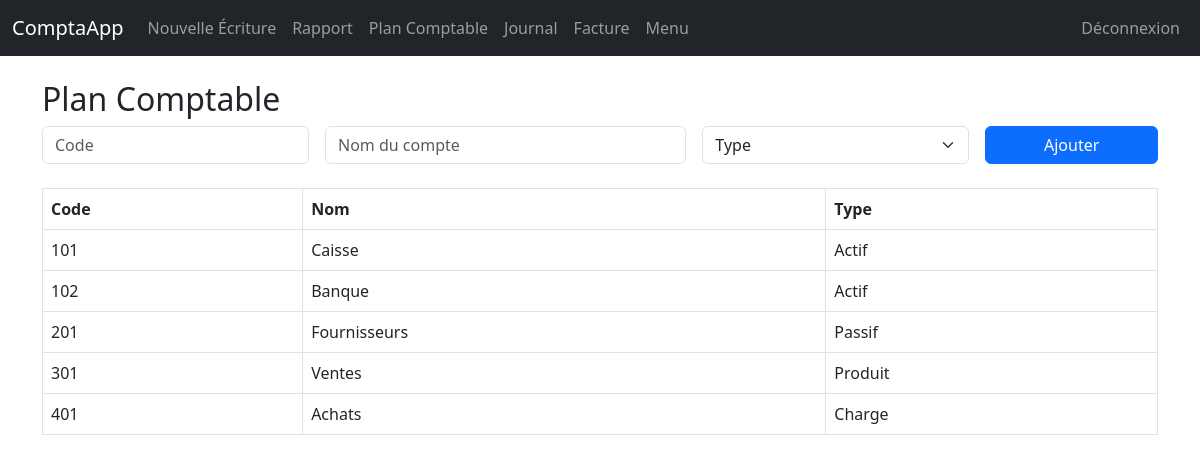
The page /manage_accounts.php (signed in) on the database its author committed.
### tables this page shows
CREATE TABLE IF NOT EXISTS accounts (
    id INT AUTO_INCREMENT PRIMARY KEY,
    code VARCHAR(20) NOT NULL UNIQUE,
    name VARCHAR(100) NOT NULL,
    type ENUM('Actif', 'Passif', 'Charge', 'Produit') NOT NULL
);

### manage_accounts.php (the view, shortened to what this page needs)
<?php
include 'db.php';
$result = $conn->query("SELECT * FROM accounts ORDER BY code ASC");
?>
<!DOCTYPE html>
<html lang="fr">
<head>
    <link rel="stylesheet" href="https://cdn.jsdelivr.net/npm/bootstrap@5.3.0/dist/css/bootstrap.min.css">
</head>
<body>
    <?php include 'navbar.php'; ?>
    <div class="container mt-4">
        <h2>Plan Comptable</h2>
        <form method="post" action="manage_accounts.php" class="mb-4">
            <div class="row g-3">
                <div class="col-md-3">
                    <input type="text" name="code" class="form-control" placeholder="Code" required>
                </div>
                <div class="col-md-4">
                    <input type="text" name="name" class="form-control" placeholder="Nom du compte" required>
                </div>
                <div class="col-md-3">
                    <select name="type" class="form-select" required>
                        <option value="">Type</option>
                    </select>
                </div>
                <div class="col-md-2">
                    <button type="submit" class="btn btn-primary w-100">Ajouter</button>
                </div>
            </div>
        </form>
        <table class="table table-bordered">
            <thead>
                <tr>
                    <th>Code</th>
                    <th>Nom</th>
                    <th>Type</th>
                </tr>
            </thead>
            <tbody>
                <?php while ($account = $result->fetch_assoc()): ?>
                    <tr>
                        <td><?php echo $account['code']; ?></td>
                        <td><?php echo $account['name']; ?></td>
                        <td><?php echo $account['type']; ?></td>
                    </tr>
                <?php endwhile; ?>
            </tbody>
        </table>
    </div>
</body>
</html>

### navbar.php (shortened to what this page needs)
<nav class="navbar navbar-expand-lg navbar-dark bg-dark">
  <div class="container-fluid">
    <a class="navbar-brand" href="index.php">ComptaApp</a>
    <div class="collapse navbar-collapse" id="navbarNav">
      <ul class="navbar-nav me-auto">
        <li class="nav-item"><a class="nav-link" href="nouvelle_ecriture.php">Nouvelle Écriture</a></li>
        <li class="nav-item"><a class="nav-link" href="rapport.php">Rapport</a></li>
        <li class="nav-item"><a class="nav-link" href="manage_accounts.php">Plan Comptable</a></li>
        <li class="nav-item"><a class="nav-link" href="manage_journals.php">Journal</a></li>
        <li class="nav-item"><a class="nav-link" href="manage_invoices.php">Facture</a></li>
        <li class="nav-item"><a class="nav-link" href="menu.php">Menu</a></li>
      </ul>
      <ul class="navbar-nav">
        <li class="nav-item"><a class="nav-link" href="logout.php">Déconnexion</a></li>
      </ul>
    </div>
  </div>
</nav>

### rows shown on the page
accounts: code "101", name "Caisse", type "Actif"
accounts: code "102", name "Banque", type "Actif"
accounts: code "201", name "Fournisseurs", type "Passif"
accounts: code "301", name "Ventes", type "Produit"
accounts: code "401", name "Achats", type "Charge"
